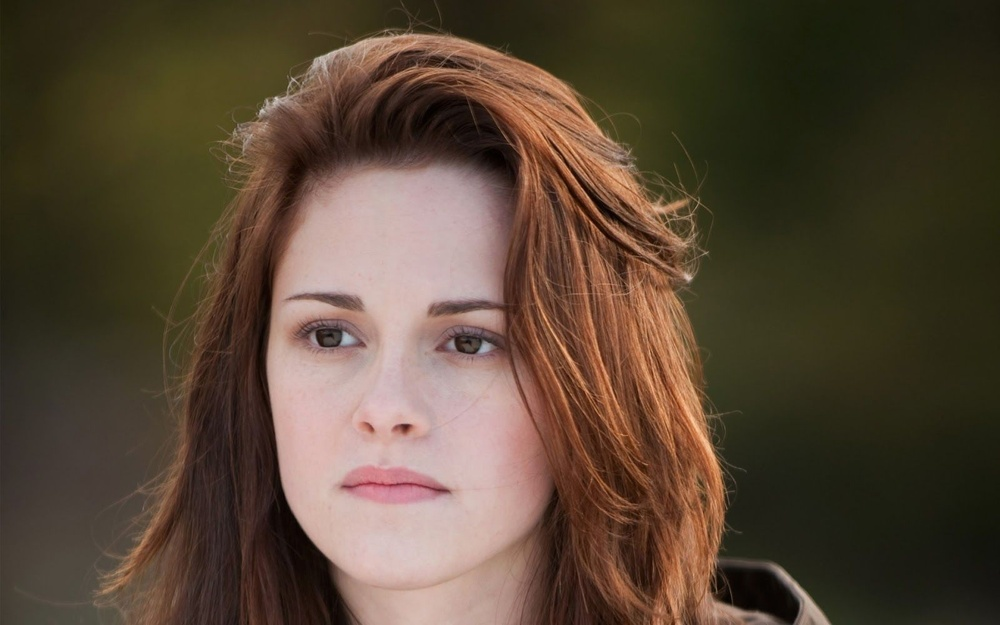
#> input picture resources/kristy.jpg, 1000 x 625 px, shrunk from 1600 x 1000 before the run, found by its file name
$ python Rotatation.py
#> lines starting #> are read from the running program, lines starting #| are printed output that depends on the picture
import cv2

pic = cv2.imread('C:/Users/Krishna/PycharmProjects/FaceDetection-using-OpenCv/resources/kristy.jpg')
#> pic is the input picture: shape (625, 1000, 3); mean B, G, R 54.1, 71.1, 88
cols = pic.shape[1]
#> cols = 1000
rows = pic.shape[0]
#> rows = 625

center = (cols / 2, rows / 2)
#> center = (500, 312.5)
angle = 45

M = cv2.getRotationMatrix2D(center, angle, 1)
rotate = cv2.warpAffine(pic, M, (cols, rows))
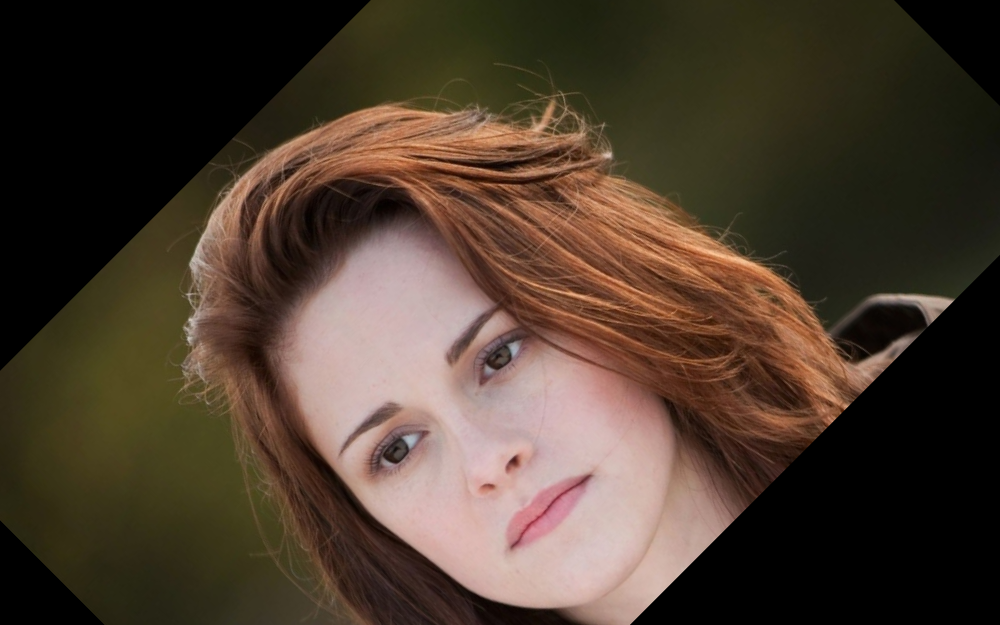
#> rotate: shape (625, 1000, 3); mean B, G, R 46.8, 60.4, 75.8

cv2.imshow('shifted', rotate)

cv2.waitKey(0)
cv2.destroyAllWindows()

$ run again, with resources/image.jpg copied over resources/kristy.jpg
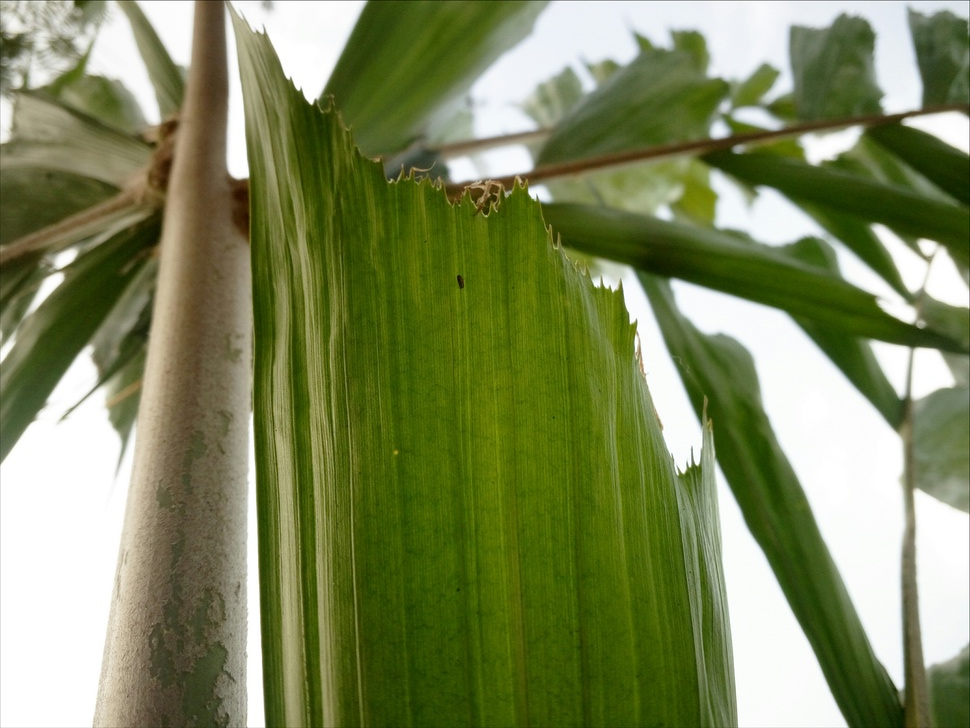
#> input picture resources/image.jpg, 970 x 728 px, shrunk from 4162 x 3122 before the run, found by its file name
#> pic is the input picture: shape (728, 970, 3); mean B, G, R 91.2, 135.9, 125.9
#> `rotate = cv2.warpAffine(pic, M, (cols, rows))`:
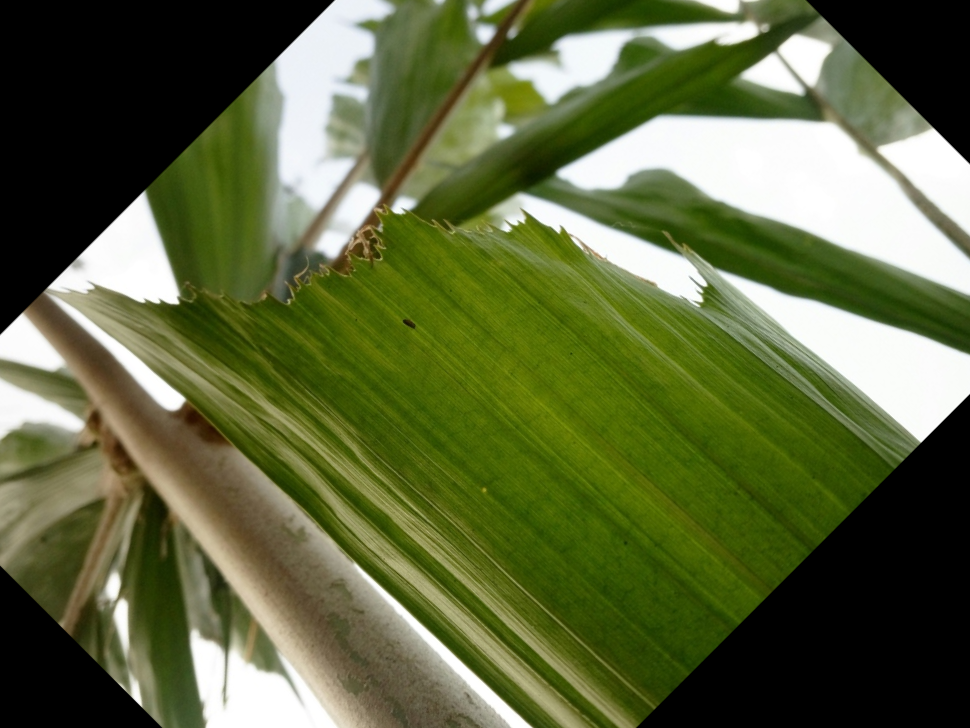
#> rotate: shape (728, 970, 3); mean B, G, R 62.5, 103.4, 94.3
